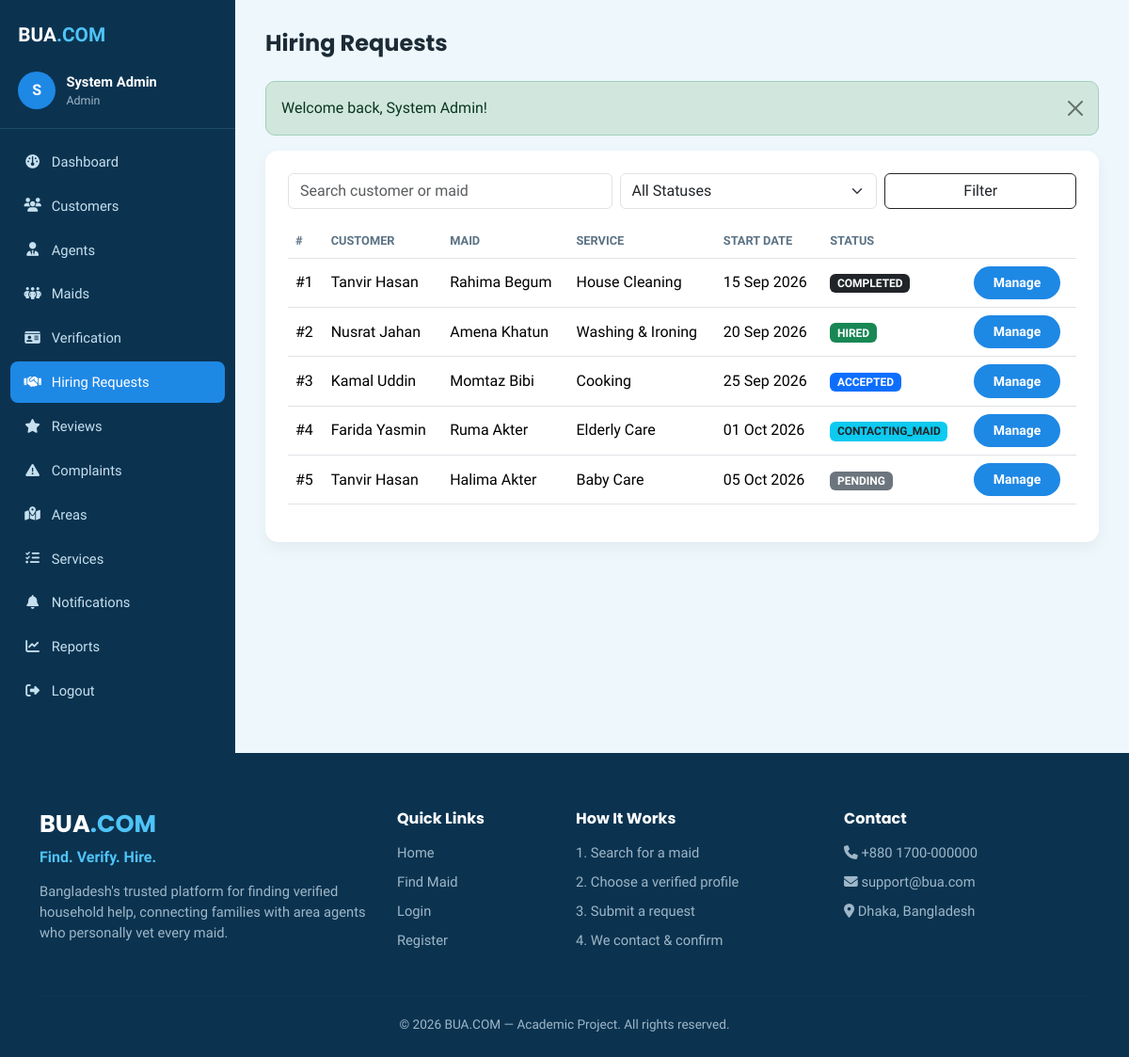
Screenshot of /admin/hiring-requests.php (signed in) with the database file from the repository.
### tables this page shows
CREATE TABLE hiring_requests (
    id INT AUTO_INCREMENT PRIMARY KEY,
    customer_id INT NOT NULL,
    maid_id INT NOT NULL,
    service_id INT NOT NULL,
    preferred_time VARCHAR(100) DEFAULT NULL,
    expected_salary DECIMAL(10,2) DEFAULT NULL,
    start_date DATE DEFAULT NULL,
    customer_phone VARCHAR(20) NOT NULL,
    customer_address VARCHAR(255) NOT NULL,
    customer_note TEXT DEFAULT NULL,
    status ENUM('PENDING','CONTACTING_MAID','MAID_CONSIDERING','ACCEPTED','REJECTED','HIRED','COMPLETED','CANCELLED') NOT NULL DEFAULT 'PENDING',
    assigned_admin INT DEFAULT NULL,
    created_at TIMESTAMP DEFAULT CURRENT_TIMESTAMP,
    updated_at TIMESTAMP DEFAULT CURRENT_TIMESTAMP ON UPDATE CURRENT_TIMESTAMP,
    FOREIGN KEY (customer_id) REFERENCES users(id) ON DELETE CASCADE,
    FOREIGN KEY (maid_id) REFERENCES maids(id) ON DELETE CASCADE,
    FOREIGN KEY (service_id) REFERENCES services(id) ON DELETE RESTRICT,
    FOREIGN KEY (assigned_admin) REFERENCES users(id) ON DELETE SET NULL,
    INDEX idx_status (status),
    INDEX idx_customer (customer_id),
    INDEX idx_maid (maid_id)
);

CREATE TABLE users (
    id INT AUTO_INCREMENT PRIMARY KEY,
    name VARCHAR(100) NOT NULL,
    email VARCHAR(150) NOT NULL UNIQUE,
    phone VARCHAR(20) NOT NULL,
    password VARCHAR(255) NOT NULL,
    role ENUM('customer','agent','admin') NOT NULL DEFAULT 'customer',
    status ENUM('active','inactive','suspended') NOT NULL DEFAULT 'active',
    created_at TIMESTAMP DEFAULT CURRENT_TIMESTAMP,
    updated_at TIMESTAMP DEFAULT CURRENT_TIMESTAMP ON UPDATE CURRENT_TIMESTAMP,
    INDEX idx_role (role),
    INDEX idx_status (status)
);

CREATE TABLE maids (
    id INT AUTO_INCREMENT PRIMARY KEY,
    agent_id INT NOT NULL,
    name VARCHAR(100) NOT NULL,
    phone VARCHAR(20) NOT NULL,
    photo VARCHAR(255) DEFAULT NULL,
    area_id INT NOT NULL,
    permanent_district VARCHAR(100) DEFAULT NULL,
    experience_years INT NOT NULL DEFAULT 0,
    expected_salary DECIMAL(10,2) NOT NULL DEFAULT 0,
    working_type ENUM('full_time','part_time','live_in','hourly') NOT NULL DEFAULT 'full_time',
    preferred_time VARCHAR(100) DEFAULT NULL,
    current_households INT NOT NULL DEFAULT 0,
    availability ENUM('available','busy','unavailable') NOT NULL DEFAULT 'available',
    status ENUM('active','inactive') NOT NULL DEFAULT 'active',
    created_at TIMESTAMP DEFAULT CURRENT_TIMESTAMP,
    updated_at TIMESTAMP DEFAULT CURRENT_TIMESTAMP ON UPDATE CURRENT_TIMESTAMP,
    FOREIGN KEY (agent_id) REFERENCES users(id) ON DELETE CASCADE,
    FOREIGN KEY (area_id) REFERENCES areas(id) ON DELETE RESTRICT,
    INDEX idx_availability (availability),
    INDEX idx_area (area_id),
    INDEX idx_salary (expected_salary),
    INDEX idx_experience (experience_years)
);

CREATE TABLE services (
    id INT AUTO_INCREMENT PRIMARY KEY,
    service_name VARCHAR(100) NOT NULL UNIQUE,
    status ENUM('active','inactive') NOT NULL DEFAULT 'active',
    created_at TIMESTAMP DEFAULT CURRENT_TIMESTAMP
);

### config/functions.php (called while the page is built, shortened)
<?php
function clean(?string $value): string
{
    return htmlspecialchars(trim($value ?? ''), ENT_QUOTES, 'UTF-8');
}
function statusBadgeClass(string $status): string
{
    return match ($status) {
        'PENDING' => 'bg-secondary',
        'CONTACTING_MAID' => 'bg-info text-dark',
        'MAID_CONSIDERING' => 'bg-warning text-dark',
        'ACCEPTED' => 'bg-primary',
        'HIRED' => 'bg-success',
        'COMPLETED' => 'bg-dark',
        'REJECTED', 'CANCELLED' => 'bg-danger',
        'VERIFIED' => 'bg-success',
        'UNDER_REVIEW' => 'bg-warning text-dark',
        'RESOLVED' => 'bg-success',
        default => 'bg-secondary',
    };
}

### admin/hiring-requests.php (the view, shortened to what this page needs)
<?php
require_once __DIR__ . '/../config/functions.php';
$db = Database::getConnection();
$q = trim($_GET['q'] ?? '');
$page = max(1, (int) ($_GET['page'] ?? 1));
$perPage = 10;
$where = '1=1';
$params = [];
$stmt = $db->prepare("
    SELECT COUNT(*) FROM hiring_requests hr
    JOIN users u ON u.id = hr.customer_id
    JOIN maids m ON m.id = hr.maid_id
    WHERE $where
");
$stmt->execute($params);
$total = (int) $stmt->fetchColumn();
$pg = paginate($total, $perPage, $page);
$sql = "
    SELECT hr.*, u.name AS customer_name, u.phone AS customer_phone_acct, m.name AS maid_name, s.service_name
    FROM hiring_requests hr
    JOIN users u ON u.id = hr.customer_id
    JOIN maids m ON m.id = hr.maid_id
    JOIN services s ON s.id = hr.service_id
    WHERE $where
    ORDER BY hr.created_at DESC
    LIMIT ? OFFSET ?
";
$stmt = $db->prepare($sql);
$i = 1;
$stmt->bindValue($i++, $perPage, PDO::PARAM_INT);
$stmt->bindValue($i++, $pg['offset'], PDO::PARAM_INT);
$stmt->execute();
$requests = $stmt->fetchAll();
include __DIR__ . '/../includes/header.php';
?>
<div class="dashboard-wrapper">
    <?php include __DIR__ . '/../includes/sidebar.php'; ?>
    <main class="dashboard-main">
        <div class="dashboard-topbar"><h1>Hiring Requests</h1></div>
        <?php include __DIR__ . '/../includes/alerts.php'; ?>
        <div class="panel">
            <form method="get" class="row g-2 mb-3">
                <div class="col-md-5"><input type="text" name="q" class="form-control" placeholder="Search customer or maid" value="<?= clean($q) ?>"></div>
                <div class="col-md-4">
                    <select name="status" class="form-select">
                        <option value="">All Statuses</option>
                    </select>
                </div>
                <div class="col-md-3"><button class="btn btn-outline-dark w-100">Filter</button></div>
            </form>
            <div class="table-responsive">
                <table class="table">
                    <thead><tr><th>#</th><th>Customer</th><th>Maid</th><th>Service</th><th>Start Date</th><th>Status</th><th></th></tr></thead>
                    <tbody>
                    <?php foreach ($requests as $r): ?>
                        <tr>
                            <td>#<?= (int) $r['id'] ?></td>
                            <td><?= clean($r['customer_name']) ?></td>
                            <td><?= clean($r['maid_name']) ?></td>
                            <td><?= clean($r['service_name']) ?></td>
                            <td><?= $r['start_date'] ? date('d M Y', strtotime($r['start_date'])) : '-' ?></td>
                            <td><span class="badge <?= statusBadgeClass($r['status']) ?>"><?= clean($r['status']) ?></span></td>
                            <td><a href="request-details.php?id=<?= (int) $r['id'] ?>" class="btn btn-sm btn-brand">Manage</a></td>
                        </tr>
                    <?php endforeach; ?>
                    </tbody>
                </table>
            </div>
        </div>
    </main>
</div>
<?php include __DIR__ . '/../includes/footer.php'; ?>

### assets/css/style.css (style rules this page uses)
:root { --bua-dark: #0b3350; --bua-dark-2: #124267; --bua-accent: #1e88e5; --bua-accent-2: #4fc3f7; --bua-cream: #eef7fc; --bua-tan: #cfe9f5; --bua-text-muted: #9fb7c8; --bua-success: #2f9e57; --bua-radius: 14px; }
* { box-sizing: border-box; }
body { font-family: 'Hind Siliguri', 'Poppins', sans-serif; background: var(--bua-cream); color: #1c2b36; }
h1, h2, h3, h4, h5, .brand-font { font-family: 'Poppins', sans-serif; font-weight: 700; }
a { text-decoration: none; }
.btn-brand { background: var(--bua-accent); color: #fff !important; border: none; font-weight: 600; border-radius: 30px; padding: .45rem 1.3rem; }
.dashboard-wrapper { display: flex; min-height: 100vh; background: #eef7fc; }
.dashboard-main { flex: 1; padding: 2rem; max-width: 100%; overflow-x: hidden; }
.dashboard-topbar { display: flex; justify-content: space-between; align-items: center; margin-bottom: 1.6rem; }
.dashboard-topbar h1 { font-size: 1.5rem; margin: 0; }
.panel { background: #fff; border-radius: var(--bua-radius); padding: 1.5rem; box-shadow: 0 6px 16px rgba(0,0,0,.05); margin-bottom: 1.5rem; }
.table thead th { font-size: .8rem; text-transform: uppercase; color: #5b7284; border-bottom-width: 1px; }
.table td, .table th { vertical-align: middle; }

### rows the page displays
hiring_requests: id "1", customer.name "Tanvir Hasan", maid.name "Rahima Begum", service.service_name "House Cleaning", start_date "15 Sep 2026", status "COMPLETED"
hiring_requests: id "2", customer.name "Nusrat Jahan", maid.name "Amena Khatun", service.service_name "Washing & Ironing", start_date "20 Sep 2026", status "HIRED"
hiring_requests: id "3", customer.name "Kamal Uddin", maid.name "Momtaz Bibi", service.service_name "Cooking", start_date "25 Sep 2026", status "ACCEPTED"
hiring_requests: id "4", customer.name "Farida Yasmin", maid.name "Ruma Akter", service.service_name "Elderly Care", start_date "01 Oct 2026", status "CONTACTING_MAID"
hiring_requests: id "5", customer.name "Tanvir Hasan", maid.name "Halima Akter", service.service_name "Baby Care", start_date "05 Oct 2026", status "PENDING"

### other values shown
substr(currentUserName() ?? 'U', 0, 1) "S"
currentUserName() "System Admin"
$role "Admin"
$label "Dashboard Customers Agents Maids Verification Hiring Requests Reviews Complaints Areas Services Notifications Reports"
$f['message'] "Welcome back, System Admin!"
